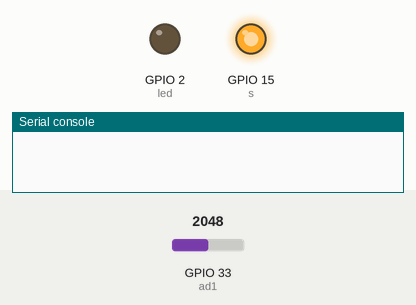
Recording of a program running on a simulated ESP32 board running MicroPython. On the bench: output pins drawn as LEDs (lit = HIGH), the last lines printed to the serial console. Inputs (shaded band) come from the test bench; at power-on: GPIO 33 (ad1) = 2048 (analog values on the 0–4095 scale).

Above: at 0.5 s.
At 5.0 s:
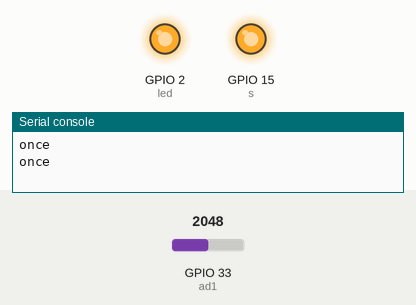
Timing chart, 0 to 6.9 s (numbered marks = the images above):
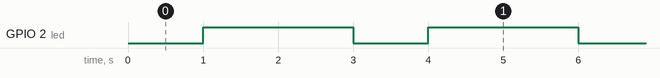

Measured:
- by itself, GPIO 2 (led): alternates HIGH for 2.0 s and LOW for 1.0 s

The program:

main.py
```python
from machine import Pin

s = Pin(15,Pin.OUT)
s.on()

if s.value() == 1:
    # execfile('task_a.py')
    from task1 import *
    run()
else:
    pass
    #download

    
```

task1.py
```python
from machine import *
import time

import struct
import json
def ByteToHex( bins ):
    return ''.join( [ "%02X" % x for x in bins ] ).strip()

#data0
ad1=ADC(Pin(33))
ad1.atten(ADC.ATTN_11DB)
ad1.width(ADC.WIDTH_12BIT)
ad1.read()

led = Pin(2,Pin.OUT)
led.off()
# time.sleep(10)
led.on()

u = UART(2,9600)
u.read()
# """
# >>> u = UART(2,9600)
# >>> u.read()
# >>> u.read()
# >>> u.read()
# b'\r\n+STATUS: 1,MQTT CLOSED\r\n\r\n+STATUS: 1,MQTT CONNECTED\r\n123123'
# >>> u.read()
# >>> u.read()
# """

def task_main():
    global ad1,u,led

    val = ad1.read()
    a = {"data0":val}
    # a = {"Temperature":22.5}
    b = json.dumps(a).replace(" ","")
    c =b.encode() #ByteToHex(c)
    lencode = len(c)
    data = struct.pack("B",3)  + struct.pack(">H",lencode) + c +b'\r\n'

    u.write(data)

    led.off()
    time.sleep(1)
    led.on()
    print("once")


def run():
    while 1:

        try:
            task_main()
        except:
            print("error")

        time.sleep(2)
```
